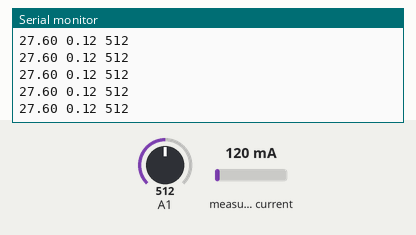
This sketch was run on a simulated Arduino Uno, built with avr-gcc and run on an emulated ATmega328P. Shown: the last lines printed to the serial monitor. The inputs (shaded band) are chosen by the test bench; at power-on: measured current 120 mA, A1 = 512.

Above: at 1.2 s.
1.3 s: measured current set to 40 mA
At 1.58 s:
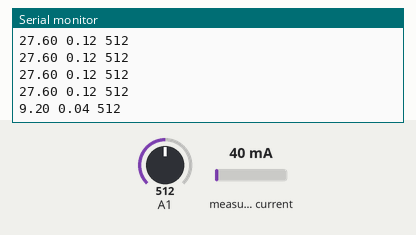
2.8 s: A1 set to 716
At 2.83 s:
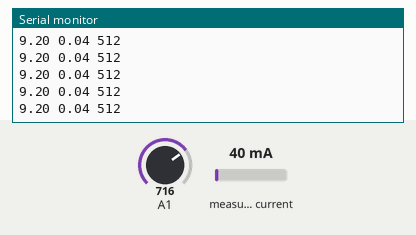
4.3 s: measured current set to 500 mA
At 4.45 s:
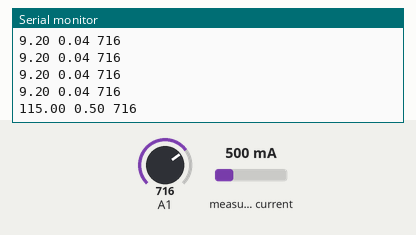
5.8 s: A1 set to 900
At 5.88 s:
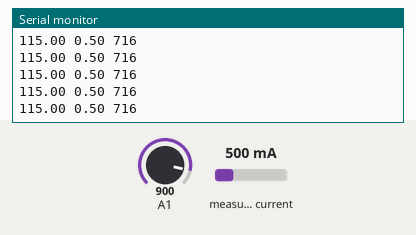
Timing chart, 0 to 8.8 s (numbered marks = the images above; inputs shaded):
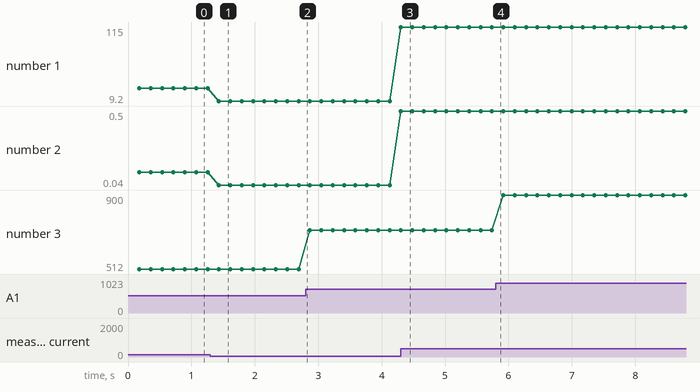

The sketch:

ino_Projet_Analog_Labview_Arduino.ino
```cpp
#include "EmonLib.h"
// Include Emon Library
EnergyMonitor emon1;
// Create an instance
void setup()
{
  Serial.begin(9600);

  emon1.current(1, 111.1);             // Current: input pin, calibration.
}

void loop()
{
double Irms = emon1.calcIrms(1480);  // Calculate Irms only
Serial.print(Irms*230.0);           // Apparent power
  Serial.print(" ");
  Serial.print(Irms);             // Irms
  Serial.print(" ");
  Serial.println(analogRead(A1));             // Irms
}
```

Measured:
- after the input at 1.3 s, the serial monitor: prints a new line after 0.13 s (image 1)
- after the input at 4.3 s, the serial monitor: prints a new line at once (image 3)
- plotted number 1: 27.6 → 9.2 after the input at 1.3 s, 9.2 → 115 after the input at 4.3 s
- plotted number 2: 0.12 → 0.04 after the input at 1.3 s, 0.04 → 0.5 after the input at 4.3 s
- plotted number 3: 512 → 716 after the input at 2.8 s, 716 → 900 after the input at 5.8 s
